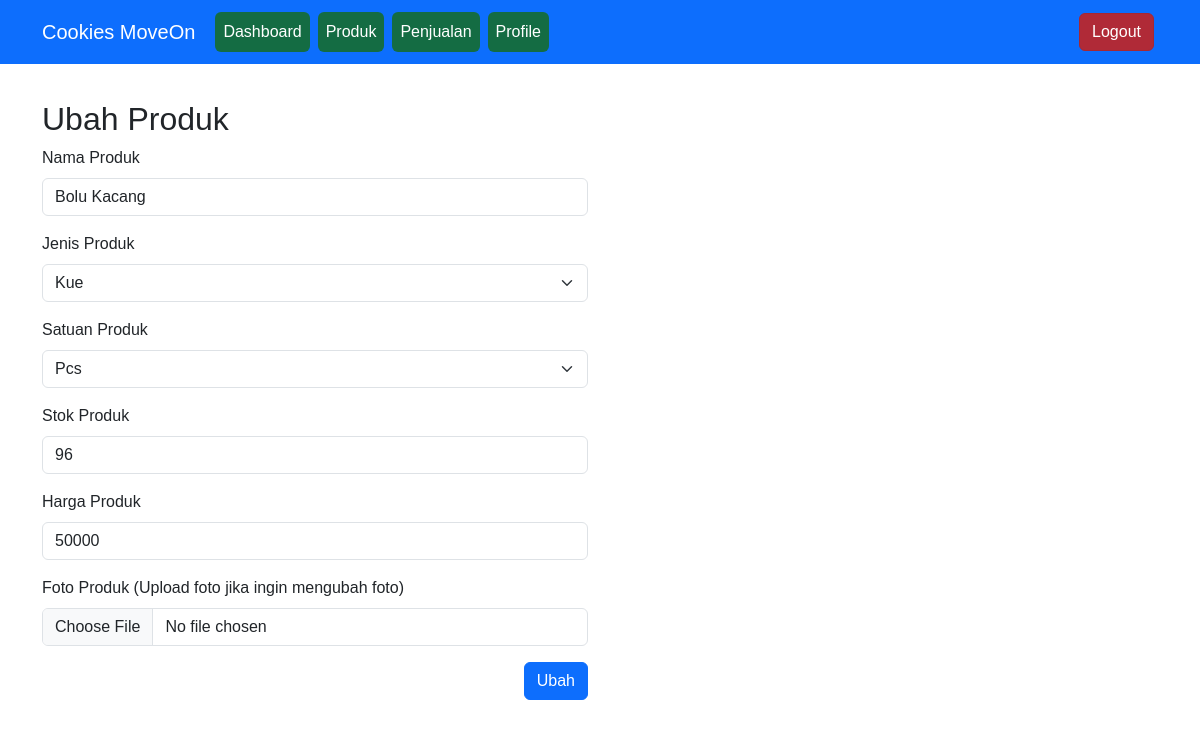
Page /ubah_produk.php?id_produk=7 (signed in) on the committed database.
### tables this page shows
CREATE TABLE `produk` (
  `id_produk` int(11) NOT NULL,
  `nama_produk` varchar(100) NOT NULL,
  `jenis_produk` enum('Kue','Roti','Pizza') NOT NULL,
  `satuan_produk` enum('Pcs','Toples') NOT NULL,
  `stok_produk` int(11) NOT NULL,
  `harga_produk` int(11) NOT NULL,
  `foto_produk` text NOT NULL
);

### ubah_produk.php (the view, shortened to what this page needs)
<?php
	require_once 'koneksi.php';
	$id_produk = $_GET['id_produk'];
	$produk = mysqli_query($koneksi, "SELECT * FROM produk WHERE id_produk = '$id_produk'");
	$data_produk = mysqli_fetch_assoc($produk);
?>
<!DOCTYPE html>
<html>
<head>
	<?php include_once 'head.php'; ?>
</head>
<body>
	<?php include_once 'navbar.php'; ?>
	<div class="container anti-navbar">
		<div class="row">
			<div class="col-lg-6">
				<h2>Ubah Produk</h2>
				<form method="post" enctype="multipart/form-data">
					<div class="mb-3">
					    <label for="nama_produk" class="form-label">Nama Produk</label>
					    <input type="text" class="form-control" id="nama_produk" name="nama_produk" value="<?= $data_produk['nama_produk']; ?>" required>
					</div>
					<div class="mb-3">
					    <label for="jenis_produk" class="form-label">Jenis Produk</label>
					    <select class="form-select" id="jenis_produk" name="jenis_produk" required>
						    <option value="<?= $data_produk['jenis_produk']; ?>"><?= $data_produk['jenis_produk']; ?></option>
						</select>
					</div>
					<div class="mb-3">
					    <label for="satuan_produk" class="form-label">Satuan Produk</label>
					    <select class="form-select" id="satuan_produk" name="satuan_produk" required>
					    	<option value="<?= $data_produk['satuan_produk']; ?>"><?= $data_produk['satuan_produk']; ?></option>
					    </select>
					</div>
					<div class="mb-3">
					    <label for="stok_produk" class="form-label">Stok Produk</label>
					    <input type="number" class="form-control" id="stok_produk" name="stok_produk" value="<?= $data_produk['stok_produk']; ?>" required>
					</div>
					<div class="mb-3">
					    <label for="harga_produk" class="form-label">Harga Produk</label>
					    <input type="number" class="form-control" id="harga_produk" name="harga_produk" value="<?= $data_produk['harga_produk']; ?>" required>
					</div>
					<div class="mb-3">
					    <label for="foto_produk" class="form-label">Foto Produk (Upload foto jika ingin mengubah foto)</label>
					    <input type="file" class="form-control" id="foto_produk" name="foto_produk">
					</div>
					<div class="mb-3 text-end">
						<button type="submit" class="btn btn-primary" name="btnUbah">Ubah</button>
					</div>
				</form>
			</div>
		</div>
	</div>
</body>
</html>

### css/style.css (style rules this page uses)
* { padding: 0; margin-top: 0; font-family: sans-serif; }
.container { width: 80%; margin: 0 auto; }
.container:after { content: " "; display: block; clear: both; }
.anti-navbar { padding-top: 100px; }

### rows in the picture
produk: nama_produk "Bolu Kacang", jenis_produk "Kue", satuan_produk "Pcs", stok_produk "96", harga_produk "50000"
